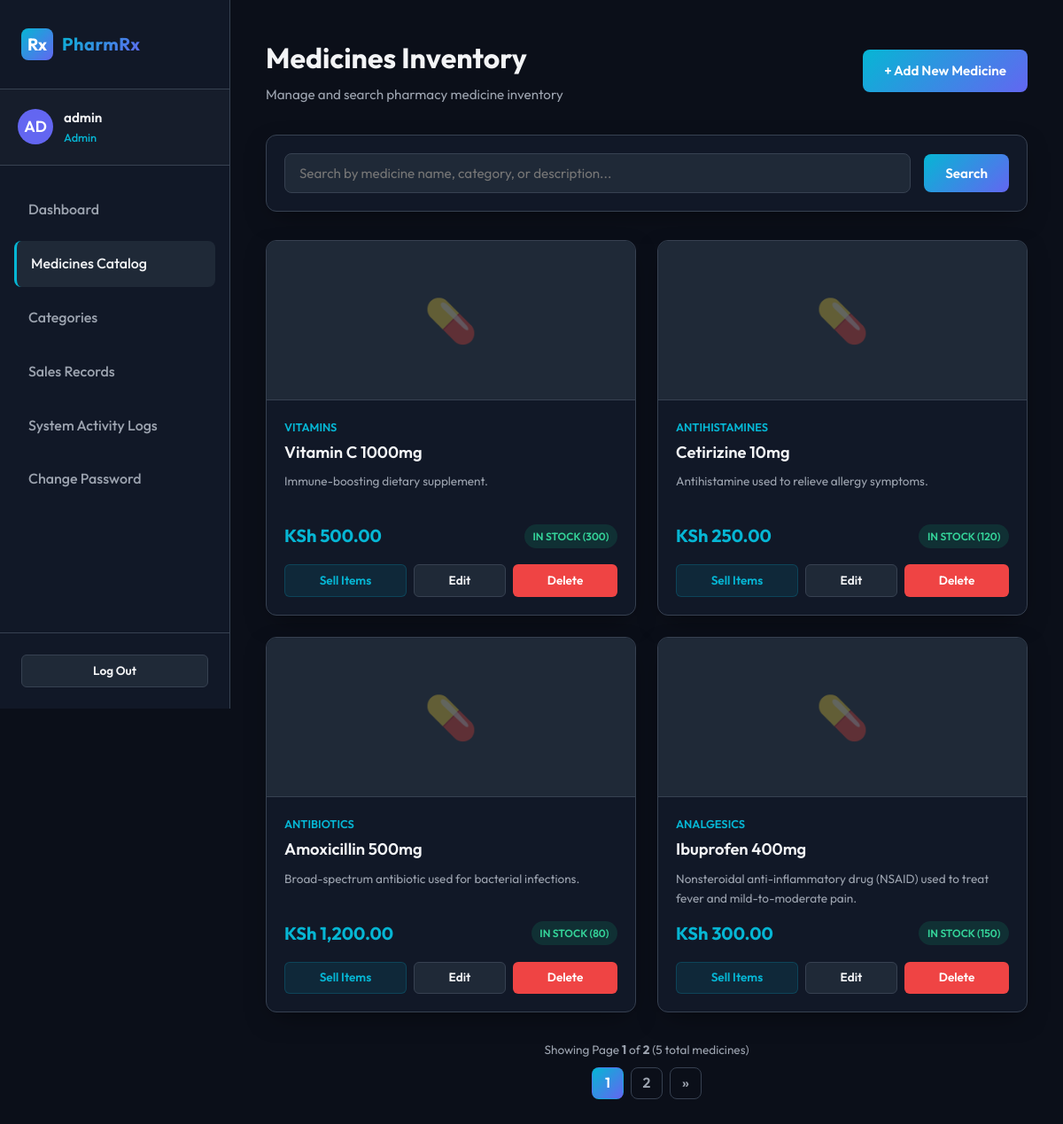
The page /medicines.php (signed in) on the database its author committed.
### tables this page shows
CREATE TABLE `medicines` (
  `id` INT AUTO_INCREMENT PRIMARY KEY,
  `category_id` INT DEFAULT NULL,
  `name` VARCHAR(150) NOT NULL UNIQUE,
  `description` TEXT,
  `price` DECIMAL(10,2) NOT NULL,
  `stock_quantity` INT NOT NULL DEFAULT 0,
  `image_path` VARCHAR(255) DEFAULT NULL,
  `created_at` TIMESTAMP DEFAULT CURRENT_TIMESTAMP,
  CONSTRAINT `fk_medicines_category` 
    FOREIGN KEY (`category_id`) REFERENCES `categories` (`id`) 
    ON DELETE SET NULL 
    ON UPDATE CASCADE
);

CREATE TABLE `categories` (
  `id` INT AUTO_INCREMENT PRIMARY KEY,
  `name` VARCHAR(100) NOT NULL UNIQUE,
  `description` TEXT,
  `created_at` TIMESTAMP DEFAULT CURRENT_TIMESTAMP
);

### config/auth.php (called while the page is built, shortened)
<?php
function isLoggedIn() {
    return isset($_SESSION['user_id']) && isset($_SESSION['username']);
}
function isAdmin() {
    return isLoggedIn() && isset($_SESSION['role']) && $_SESSION['role'] === 'Admin';
}
?>

### medicines.php (the view, shortened to what this page needs)
<?php
include_once __DIR__ . '/includes/header.php';
require_once __DIR__ . '/config/db.php';
$items_per_page = 4;
$page = isset($_GET['page']) ? (int)$_GET['page'] : 1;
$offset = ($page - 1) * $items_per_page;
$search = isset($_GET['search']) ? trim($_GET['search']) : '';
$search_param = "%$search%";
try {
    if ($search !== '') {
        $count_stmt = $pdo->prepare("
            SELECT COUNT(*)
            FROM `medicines` m
            LEFT JOIN `categories` c ON m.category_id = c.id
            WHERE m.name LIKE :s1 OR m.description LIKE :s2 OR c.name LIKE :s3
        ");
        $count_stmt->bindValue(':s1', $search_param, PDO::PARAM_STR);
        $count_stmt->bindValue(':s2', $search_param, PDO::PARAM_STR);
        $count_stmt->bindValue(':s3', $search_param, PDO::PARAM_STR);
        $count_stmt->execute();
    } else {
        $count_stmt = $pdo->query("SELECT COUNT(*) FROM `medicines`");
    }
    $total_records = (int)$count_stmt->fetchColumn();
    $total_pages = ceil($total_records / $items_per_page);
    if ($search !== '') {
        $query = "SELECT m.*, c.name AS category_name
                  FROM `medicines` m
                  LEFT JOIN `categories` c ON m.category_id = c.id
                  WHERE m.name LIKE :s1 OR m.description LIKE :s2 OR c.name LIKE :s3
                  ORDER BY m.id DESC
                  LIMIT :limit OFFSET :offset";
        $stmt = $pdo->prepare($query);
        $stmt->bindValue(':s1', $search_param, PDO::PARAM_STR);
        $stmt->bindValue(':s2', $search_param, PDO::PARAM_STR);
        $stmt->bindValue(':s3', $search_param, PDO::PARAM_STR);
    } else {
        $query = "SELECT m.*, c.name AS category_name
                  FROM `medicines` m
                  LEFT JOIN `categories` c ON m.category_id = c.id
                  ORDER BY m.id DESC
                  LIMIT :limit OFFSET :offset";
        $stmt = $pdo->prepare($query);
    }
    $stmt->bindValue(':limit', $items_per_page, PDO::PARAM_INT);
    $stmt->bindValue(':offset', $offset, PDO::PARAM_INT);
    $stmt->execute();
    $medicines = $stmt->fetchAll();
} catch (PDOException $e) {
    error_log("Database error in medicines: " . $e->getMessage());
    $error_msg = "Database query error: " . $e->getMessage();
}
?>
<div class="header-actions">
    <div class="page-title">
        <h1>Medicines Inventory</h1>
        <p>Manage and search pharmacy medicine inventory</p>
    </div>
    <?php if (isAdmin()): ?>
        <a href="medicine_add.php" class="btn btn-primary">
            + Add New Medicine
        </a>
    <?php endif; ?>
</div>
<div class="card-premium" style="padding: 1.25rem; margin-bottom: 2rem;">
    <form action="medicines.php" method="GET" style="display: flex; gap: 15px; flex-wrap: wrap; align-items: center;">
        <div style="flex-grow: 1; min-width: 250px;">
            <input type="text" name="search" class="form-control" placeholder="Search by medicine name, category, or description..." value="<?php echo htmlspecialchars($search); ?>">
        </div>
        <div style="display: flex; gap: 10px;">
            <button type="submit" class="btn btn-primary">Search</button>
        </div>
    </form>
</div>
<?php if (empty($medicines)): ?>
    <div class="card-premium text-center" style="padding: 3rem;">
        <p style="color: var(--text-secondary); font-size: 1.1rem; margin-bottom: 1rem;">No medicines found in the system matching your criteria.</p>
        <?php if (isAdmin()): ?>
            <a href="medicine_add.php" class="btn btn-primary">Add a medicine now</a>
        <?php endif; ?>
    </div>
<?php else: ?>
    <div class="medicines-grid">
        <?php foreach ($medicines as $med):
            $stock = $med['stock_quantity'];
            $stock_badge = '<span class="badge badge-instock">In Stock (' . $stock . ')</span>';
            $image_src = 'assets/img/placeholder.jpg';
        ?>
            <div class="medicine-card">
                <div class="medicine-thumb">
                    <?php if ($image_src === 'assets/img/placeholder.jpg'): ?>
                        <div style="font-size: 3rem; color: var(--text-secondary); opacity: 0.3;">💊</div>
                    <?php else: ?>
                        <img src="<?php echo htmlspecialchars($image_src); ?>" alt="<?php echo htmlspecialchars($med['name']); ?>">
                    <?php endif; ?>
                </div>
                <div class="medicine-details">
                    <div>
                        <div style="font-size: 0.8rem; color: var(--accent-primary); font-weight: 600; margin-bottom: 0.25rem; text-transform: uppercase;">
                            <?php echo htmlspecialchars($med['category_name'] ?? 'Uncategorized'); ?>
                        </div>
                        <h3 class="medicine-title"><?php echo htmlspecialchars($med['name']); ?></h3>
                        <p class="medicine-desc"><?php echo htmlspecialchars($med['description'] ?? 'No description available.'); ?></p>
                    </div>
                    <div>
                        <div class="medicine-meta">
                            <span class="medicine-price">KSh <?php echo number_format($med['price'], 2); ?></span>
                            <?php echo $stock_badge; ?>
                        </div>
                        <div class="medicine-actions">
                            <a href="sales.php?add_sale=<?php echo $med['id']; ?>" class="btn btn-secondary btn-sm" style="background-color: rgba(6, 182, 212, 0.1); border-color: rgba(6, 182, 212, 0.2); color: var(--accent-primary);">
                                Sell Items
                            </a>
                            <?php if (isAdmin()): ?>
                                <a href="medicine_edit.php?id=<?php echo $med['id']; ?>" class="btn btn-secondary btn-sm" title="Edit Medicine">
                                    Edit
                                </a>
                                <a href="medicine_delete.php?id=<?php echo $med['id']; ?>" class="btn btn-danger btn-sm" title="Delete Medicine" onclick="return confirm('Are you sure you want to delete this medicine? This action cannot be undone.');">
                                    Delete
                                </a>
                            <?php endif; ?>
                        </div>
                    </div>
                </div>
            </div>
        <?php endforeach; ?>
    </div>
    <?php if ($total_pages > 1): ?>
        <div style="display: flex; flex-direction: column; align-items: center; gap: 8px; margin-top: 2rem;">
            <div style="font-size: 0.85rem; color: var(--text-secondary);">
                Showing Page <strong><?php echo $page; ?></strong> of <strong><?php echo $total_pages; ?></strong> (<?php echo $total_records; ?> total medicines)
            </div>
            <div class="pagination" style="margin-top: 0;">
                <?php for ($i = 1; $i <= $total_pages; $i++): ?>
                    <a href="medicines.php?page=<?php echo $i; ?><?php echo $search !== '' ? '&search=' . urlencode($search) : ''; ?>" class="pagination-item <?php echo $page === $i ? 'active' : ''; ?>">
                        <?php echo $i; ?>
                    </a>
                <?php endfor; ?>
                <?php if ($page < $total_pages): ?>
                    <a href="medicines.php?page=<?php echo $page + 1; ?><?php echo $search !== '' ? '&search=' . urlencode($search) : ''; ?>" class="pagination-item" title="Next Page">&raquo;</a>
                <?php endif; ?>
            </div>
        </div>
    <?php else: ?>
        <div style="text-align: center; font-size: 0.85rem; color: var(--text-secondary); margin-top: 2rem;">
            Showing all <?php echo $total_records; ?> medicine(s)
        </div>
    <?php endif; ?>
<?php endif; ?>
<?php include_once __DIR__ . '/includes/footer.php'; ?>

### assets/css/style.css (style rules this page uses)
:root { --bg-primary: #0b0f19; --bg-secondary: #111827; --bg-card: #1f2937; --text-primary: #f3f4f6; --text-secondary: #9ca3af; --accent-primary: #06b6d4; --accent-secondary: #6366f1; --accent-gradient: linear-gradient(135deg, #06b6d4 0%, #6366f1 100%); --border-color: #374151; --success: #10b981; --danger: #ef4444; --warning: #f59e0b; --info: #3b82f6; --transition-speed: 0.3s; --radius-lg: 16px; --radius-md: 12px; --radius-sm: 8px; --shadow-premium: 0 10px 30px -10px rgba(0, 0, 0, 0.5); }
* { margin: 0; padding: 0; box-sizing: border-box; }
body { font-family: 'Outfit', sans-serif; background-color: var(--bg-primary); color: var(--text-primary); line-height: 1.6; overflow-x: hidden; }
.header-actions { display: flex; justify-content: space-between; align-items: center; margin-bottom: 2rem; }
.page-title h1 { font-size: 2rem; font-weight: 700; margin-bottom: 0.25rem; }
.page-title p { color: var(--text-secondary); font-size: 0.95rem; }
.btn { display: inline-flex; align-items: center; justify-content: center; gap: 8px; font-family: inherit; font-size: 0.95rem; font-weight: 600; padding: 0.75rem 1.5rem; border-radius: var(--radius-sm); border: none; cursor: pointer; text-decoration: none; transition: all var(--transition-speed) ease; }
.btn-primary { background: var(--accent-gradient); color: white; }
.btn-secondary { background-color: var(--bg-card); color: var(--text-primary); border: 1px solid var(--border-color); }
.btn-danger { background-color: var(--danger); color: white; }
.btn-sm { padding: 0.4rem 0.85rem; font-size: 0.85rem; border-radius: 6px; }
.form-control { width: 100%; font-family: inherit; font-size: 0.95rem; padding: 0.75rem 1rem; background-color: var(--bg-card); border: 1px solid var(--border-color); border-radius: var(--radius-sm); color: var(--text-primary); outline: none; transition: border-color var(--transition-speed) ease; }
.card-premium { background-color: var(--bg-secondary); border: 1px solid var(--border-color); border-radius: var(--radius-md); padding: 1.75rem; box-shadow: var(--shadow-premium); margin-bottom: 2rem; }
.badge { display: inline-block; padding: 0.25rem 0.6rem; font-size: 0.75rem; font-weight: 600; border-radius: 20px; text-transform: uppercase; }
.badge-instock { background-color: rgba(16, 185, 129, 0.15); color: #34d399; }
.medicines-grid { display: grid; grid-template-columns: repeat(auto-fill, minmax(280px, 1fr)); gap: 1.5rem; margin-bottom: 2rem; }
.medicine-card { background-color: var(--bg-secondary); border: 1px solid var(--border-color); border-radius: var(--radius-md); overflow: hidden; transition: all var(--transition-speed) ease; box-shadow: var(--shadow-premium); display: flex; flex-direction: column; }
.medicine-thumb { height: 180px; width: 100%; background-color: var(--bg-card); display: flex; align-items: center; justify-content: center; position: relative; border-bottom: 1px solid var(--border-color); }
.medicine-details { padding: 1.25rem; flex-grow: 1; display: flex; flex-direction: column; justify-content: space-between; }
.medicine-title { font-size: 1.15rem; font-weight: 600; margin-bottom: 0.5rem; }
.medicine-desc { font-size: 0.85rem; color: var(--text-secondary); margin-bottom: 1rem; height: 40px; overflow: hidden; text-overflow: ellipsis; display: -webkit-box; -webkit-line-clamp: 2; -webkit-box-orient: vertical; }
.medicine-meta { display: flex; justify-content: space-between; align-items: center; margin-bottom: 1rem; }
.medicine-price { font-size: 1.25rem; font-weight: 700; color: var(--accent-primary); }
.medicine-actions { display: flex; gap: 8px; }
.medicine-actions .btn { flex-grow: 1; }
.pagination { display: flex; justify-content: center; gap: 8px; margin-top: 1.5rem; }
.pagination-item { display: flex; align-items: center; justify-content: center; width: 36px; height: 36px; border-radius: var(--radius-sm); border: 1px solid var(--border-color); color: var(--text-secondary); text-decoration: none; font-weight: 600; transition: all var(--transition-speed) ease; }
.pagination-item:hover, .pagination-item.active { background: var(--accent-gradient); color: white; border-color: transparent; }

### rows shown on the page
medicines: category.name "VITAMINS", name "Vitamin C 1000mg", description "Immune-boosting dietary supplement.", price "500.00", stock_quantity "300"
medicines: category.name "ANTIHISTAMINES", name "Cetirizine 10mg", description "Antihistamine used to relieve allergy symptoms.", price "250.00", stock_quantity "120"
medicines: category.name "ANTIBIOTICS", name "Amoxicillin 500mg", description "Broad-spectrum antibiotic used for bacterial infections.", price "1,200.00", stock_quantity "80"
medicines: category.name "ANALGESICS", name "Ibuprofen 400mg", description "Nonsteroidal anti-inflammatory drug (NSAID) used to treat fever and mild-to-moderate pain.", price "300.00", stock_quantity "150"

### other values the page prints
substr($username, 0, 2) "AD"
$username "admin"
$role "Admin"
$page "1"
$total_pages "2"
$total_records "5"
